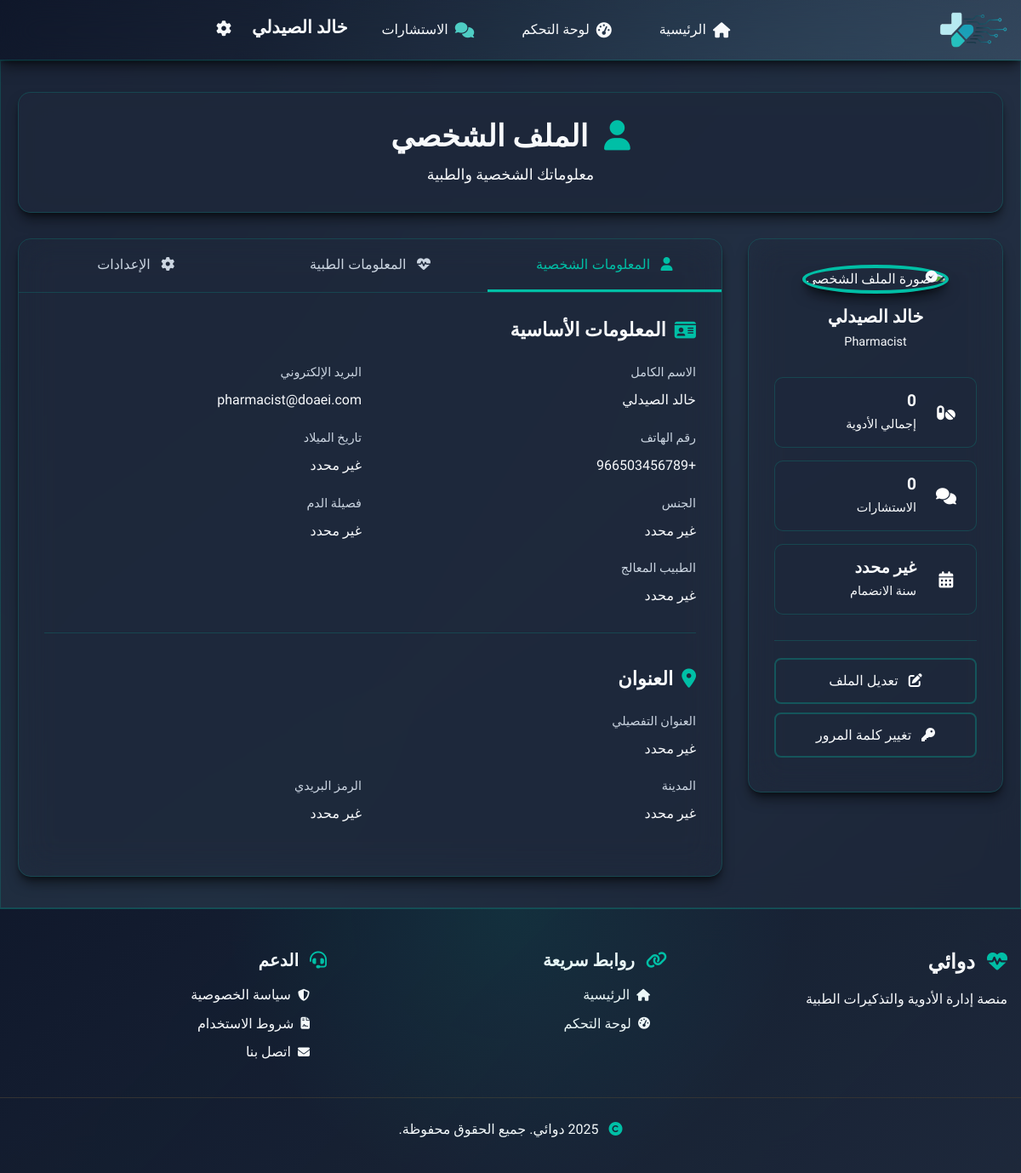
The page /profile (signed in) on the database its author committed.
### models.py (models this page shows, shortened)
class User(UserMixin, db.Model):
    __tablename__ = 'users'
    id = db.Column(db.Integer, primary_key=True)
    email = db.Column(db.String(255), unique=True, nullable=False)
    password_hash = db.Column(db.String(255), nullable=False)
    phone = db.Column(db.String(20))
    full_name = db.Column(db.String(255), nullable=False)
    role = db.Column(db.String(50), nullable=False, default='patient')
    date_of_birth = db.Column(db.Date)
    gender = db.Column(db.String(10))
    weight = db.Column(db.Float)
    height = db.Column(db.Float)
    chronic_diseases = db.Column(db.Text)
    drug_allergies = db.Column(db.Text)
    emergency_contact_name = db.Column(db.String(255))
    emergency_contact_phone = db.Column(db.String(20))
    doctor_id = db.Column(db.Integer, db.ForeignKey('users.id'), nullable=True)
    blood_type = db.Column(db.String(10))  # فصيلة الدم: A+, A-, B+, B-, AB+, AB-, O+, O-
    notification_preferences = db.Column(db.Text)  # JSON
    address = db.Column(db.Text)  # العنوان التفصيلي
    city = db.Column(db.String(100))  # المدينة
    postal_code = db.Column(db.String(20))  # الرمز البريدي
    medical_conditions = db.Column(db.Text)  # الحالات الطبية
    allergies = db.Column(db.Text)  # الحساسيات
    emergency_contact = db.Column(db.String(255))  # جهة الاتصال في الطوارئ
    language = db.Column(db.String(10), default='ar')  # اللغة المفضلة
    timezone = db.Column(db.String(50), default='Asia/Riyadh')  # المنطقة الزمنية
    email_notifications = db.Column(db.Boolean, default=True)  # الإشعارات عبر البريد الإلكتروني
    sms_notifications = db.Column(db.Boolean, default=False)  # الإشعارات عبر الرسائل النصية
    last_login = db.Column(db.DateTime)  # آخر تسجيل دخول
    avatar_url = db.Column(db.String(500))  # رابط صورة الملف الشخصي
    is_active = db.Column(db.Boolean, default=True)
    created_at = db.Column(db.DateTime, default=datetime.utcnow)
    updated_at = db.Column(db.DateTime, default=datetime.utcnow, onupdate=datetime.utcnow)
    medications = db.relationship('Medication', backref='user', lazy=True, cascade='all, delete-orphan')
    consultations_as_patient = db.relationship('Consultation', foreign_keys='Consultation.patient_id', lazy=True, overlaps="patient_consultations")
    consultations_as_pharmacist = db.relationship('Consultation', foreign_keys='Consultation.pharmacist_id', lazy=True, overlaps="pharmacist_consultations")
    product_ratings = db.relationship('ProductRating', backref='user', lazy=True)
    reports = db.relationship('Report', backref='user', lazy=True)
    audit_logs = db.relationship('AuditLog', backref='user', lazy=True)
    doctor = db.relationship('User', remote_side=[id], foreign_keys=[doctor_id], backref='patients')

### app.py (the view)
    @app.route('/profile')
    @login_required
    def profile():
        active_medications = Medication.query.filter_by(user_id=current_user.id, is_active=True).order_by(Medication.created_at.desc()).all()
        archived_medications = Medication.query.filter_by(user_id=current_user.id, is_active=False).order_by(Medication.updated_at.desc()).all()
        return render_template('profile/view.html',
                             active_medications=active_medications,
                             archived_medications=archived_medications)

### templates/profile/view.html (shortened to what this page needs)
{% extends "base.html" %}
{% block content %}
<div class="profile-view-container">
    <div class="page-header">
        <h1><i class="fas fa-user"></i> الملف الشخصي</h1>
        <p>معلوماتك الشخصية والطبية</p>
    </div>
    <div class="profile-content">
        <div class="profile-sidebar">
            <div class="profile-avatar">
                <div class="avatar-container">
                    <img src="{{ current_user.avatar_url or url_for('static', filename='images/default-avatar.png') }}"
                        alt="صورة الملف الشخصي" class="avatar-image">
                    <div class="avatar-badge">
                        <i class="fas fa-check-circle"></i>
                    </div>
                </div>
                <h3 class="user-name">{{ current_user.full_name }}</h3>
                <p class="user-role">{{ current_user.role|title }}</p>
            </div>
            <div class="profile-stats">
                <div class="stat-card">
                    <div class="stat-icon">
                        <i class="fas fa-pills"></i>
                    </div>
                    <div class="stat-content">
                        <h4>{{ current_user.medications|length }}</h4>
                        <p>إجمالي الأدوية</p>
                    </div>
                </div>
                <div class="stat-card">
                    <div class="stat-icon">
                        <i class="fas fa-comments"></i>
                    </div>
                    <div class="stat-content">
                        <h4>{{ current_user.consultations|length }}</h4>
                        <p>الاستشارات</p>
                    </div>
                </div>
                <div class="stat-card">
                    <div class="stat-icon">
                        <i class="fas fa-calendar-alt"></i>
                    </div>
                    <div class="stat-content">
                        <h4>{% if current_user.created_at %}{{ current_user.created_at.strftime('%Y') }}{% else %}غير محدد{% endif %}</h4>
                        <p>سنة الانضمام</p>
                    </div>
                </div>
            </div>
            <div class="profile-actions">
                <a href="{{ url_for('edit_profile') }}" class="btn-action">
                    <i class="fas fa-edit"></i> تعديل الملف
                </a>
                <a href="{{ url_for('change_password') }}" class="btn-action">
                    <i class="fas fa-key"></i> تغيير كلمة المرور
                </a>
            </div>
        </div>
        <div class="profile-main">
            <div class="profile-tabs">
                <button class="tab-button active" data-tab="personal">
                    <i class="fas fa-user"></i> المعلومات الشخصية
                </button>
                <button class="tab-button" data-tab="medical">
                    <i class="fas fa-heartbeat"></i> المعلومات الطبية
                </button>
                <button class="tab-button" data-tab="settings">
                    <i class="fas fa-cog"></i> الإعدادات
                </button>
            </div>
            <div class="tab-content">
                <div class="tab-pane active" id="personal">
                    <div class="info-section">
                        <h3><i class="fas fa-id-card"></i> المعلومات الأساسية</h3>
                        <div class="info-grid">
                            <div class="info-item">
                                <label>الاسم الكامل</label>
                                <span>{{ current_user.full_name or 'غير محدد' }}</span>
                            </div>
                            <div class="info-item">
                                <label>البريد الإلكتروني</label>
                                <span>{{ current_user.email }}</span>
                            </div>
                            <div class="info-item">
                                <label>رقم الهاتف</label>
                                <span>{{ current_user.phone or 'غير محدد' }}</span>
                            </div>
                            <div class="info-item">
                                <label>تاريخ الميلاد</label>
                                <span>{{ current_user.date_of_birth.strftime('%Y-%m-%d') if current_user.date_of_birth
                                    else 'غير محدد' }}</span>
                            </div>
                            <div class="info-item">
                                <label>الجنس</label>
                                <span>{% if current_user.gender == 'male' %}ذكر{% elif current_user.gender == 'female' %}أنثى{% else %}غير محدد{% endif %}</span>
                            </div>
                            <div class="info-item">
                                <label>فصيلة الدم</label>
                                <span>{{ current_user.blood_type or 'غير محدد' }}</span>
                            </div>
                            <div class="info-item">
                                <label>الطبيب المعالج</label>
                                <span>{{ current_user.doctor.full_name if current_user.doctor else 'غير محدد' }}</span>
                            </div>
                        </div>
                    </div>
                    <div class="info-section">
                        <h3><i class="fas fa-map-marker-alt"></i> العنوان</h3>
                        <div class="info-grid">
                            <div class="info-item full-width">
                                <label>العنوان التفصيلي</label>
                                <span>{{ current_user.address or 'غير محدد' }}</span>
                            </div>
                            <div class="info-item">
                                <label>المدينة</label>
                                <span>{{ current_user.city or 'غير محدد' }}</span>
                            </div>
                            <div class="info-item">
                                <label>الرمز البريدي</label>
                                <span>{{ current_user.postal_code or 'غير محدد' }}</span>
                            </div>
                        </div>
                    </div>
                </div>
            </div>
        </div>
    </div>
</div>
{% endblock %}

### templates/base.html (shortened to what this page needs)
<!DOCTYPE html>
<html lang="ar" dir="rtl">
<head>
    <link rel="stylesheet" href="{{ url_for('static', filename='css/style.css') }}">
    <link rel="stylesheet" href="https://cdnjs.cloudflare.com/ajax/libs/font-awesome/6.4.0/css/all.min.css">
</head>
<body>
    <nav class="navbar">
        <div class="nav-container">
            <div class="nav-brand">
                <img src="{{ url_for('static', filename='images/Logo.webp') }}" class="logo-img" alt="دوائي">
            </div>
            <div class="nav-menu">
                <a href="{{ url_for('index') }}" class="nav-link">
                    <i class="fas fa-home"></i>
                    <span>الرئيسية</span>
                </a>
                {% if current_user.is_authenticated %}
                <a href="{{ url_for('dashboard') }}" class="nav-link">
                    <i class="fas fa-tachometer-alt"></i>
                    <span>لوحة التحكم</span>
                </a>
                {% if current_user.role != 'user' %}
                <a href="{{ url_for('consultations') }}" class="nav-link">
                    <i class="fas fa-comments" style="color: #4ECDC4;"></i>
                    <span>الاستشارات</span>
                </a>
                {% endif %}
                <div class="user-menu">
                    <span class="user-name">{{ current_user.full_name }}</span>
                    <div class="dropdown">
                        <button class="dropdown-btn" title="الإعدادات">
                            <i class="fas fa-cog"></i>
                        </button>
                    </div>
                </div>
                {% endif %}
            </div>
        </div>
    </nav>
    <main class="main-content">
        {% block content %}{% endblock %}
    </main>
    <footer class="footer">
        <div class="footer-container">
            <div class="footer-section">
                <h3>
                    <i class="fas fa-heartbeat"></i>
                    دوائي
                </h3>
                <p>منصة إدارة الأدوية والتذكيرات الطبية</p>
            </div>
            <div class="footer-section">
                <h4><i class="fas fa-link"></i> روابط سريعة</h4>
                <ul>
                    <li><a href="{{ url_for('index') }}"><i class="fas fa-home"></i> الرئيسية</a></li>
                    {% if current_user.is_authenticated %}
                    <li><a href="{{ url_for('dashboard') }}"><i class="fas fa-tachometer-alt"></i> لوحة التحكم</a></li>
                    {% endif %}
                </ul>
            </div>
            <div class="footer-section">
                <h4><i class="fas fa-headset"></i> الدعم</h4>
                <ul>
                    <li><a href="#"><i class="fas fa-shield-alt"></i> سياسة الخصوصية</a></li>
                    <li><a href="#"><i class="fas fa-file-contract"></i> شروط الاستخدام</a></li>
                    <li><a href="#"><i class="fas fa-envelope"></i> اتصل بنا</a></li>
                </ul>
            </div>
        </div>
        <div class="footer-bottom">
            <p>
                <i class="fas fa-copyright"></i>
                2025 دوائي. جميع الحقوق محفوظة.
            </p>
        </div>
    </footer>
</body>
</html>

### rows shown on the page
User: full_name "خالد الصيدلي", role "Pharmacist", email "pharmacist@doaei.com", phone "+966503456789", date_of_birth "غير محدد", blood_type "غير محدد", address "غير محدد", city "غير محدد", postal_code "غير محدد"

### other values the page prints
{{ current_user.medications|length }} "0"
{{ current_user.consultations|length }} "0"
{{ current_user.doctor.full_name if current_user.doctor else 'غير محدد' }} "غير محدد"
